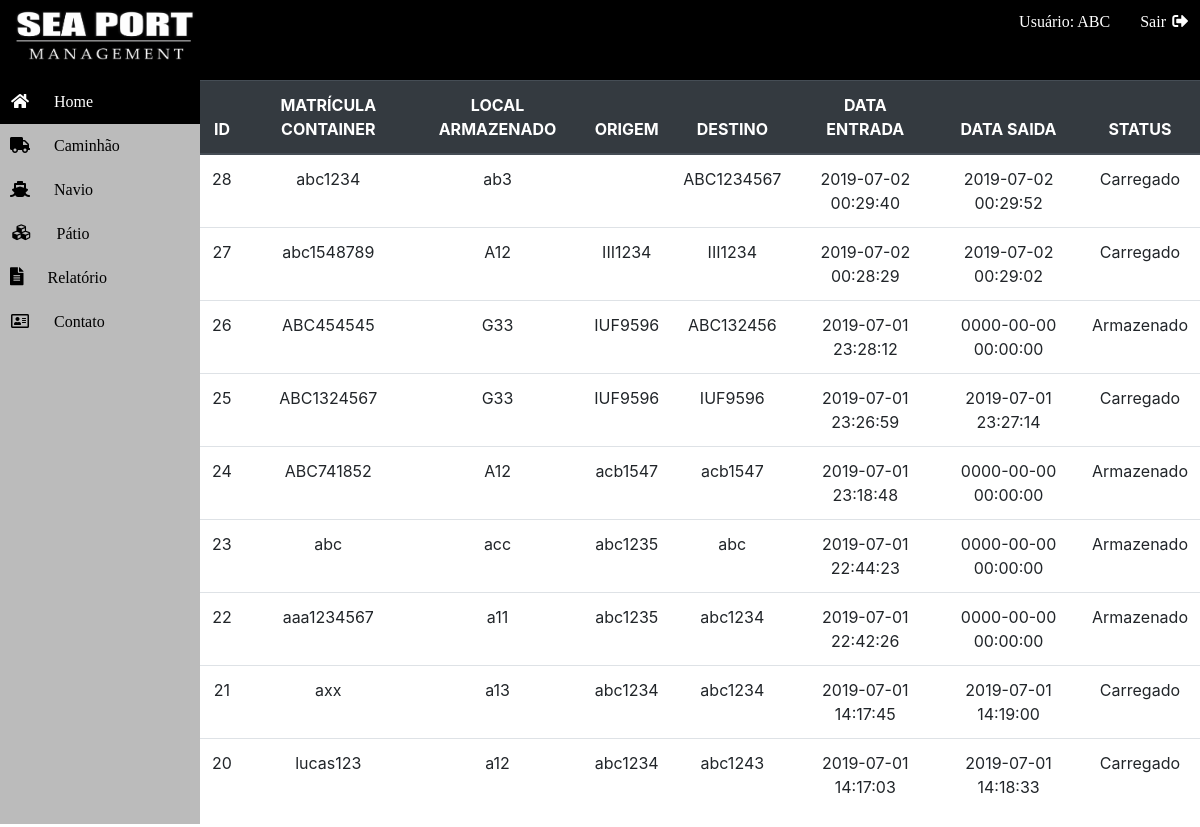
Page /Sistema/relatorio.php (signed in) on the committed database.
### tables this page shows
CREATE TABLE `container` (
  `id_container` int(11) NOT NULL,
  `matricula_container` varchar(10) NOT NULL,
  `localizacao` varchar(3) NOT NULL,
  `origem` varchar(30) NOT NULL,
  `destino` varchar(30) NOT NULL,
  `dth_entrada` datetime NOT NULL,
  `dth_saida` datetime DEFAULT NULL,
  `status_container` varchar(20) NOT NULL
);

### Sistema/relatorio.php (the view, shortened to what this page needs)
<?php
$pdo = new PDO(
	'mysql:host=localhost;dbname=bd_seaporto;charset=utf8',
	'root',
	''
);
$pdo->setAttribute(PDO::ATTR_ERRMODE, PDO::ERRMODE_EXCEPTION);
?>
<!DOCTYPE html>
<html lang="en">
<head>
	<link rel='stylesheet' href='https://use.fontawesome.com/releases/v5.7.0/css/all.css'>
	<link rel="stylesheet" href="css/geral.css">
	<link rel="stylesheet" type="text/css" href="css/bootstrap.css">
</head>
<body>
	<div class="topnav">
		<a href="operador.php"><img src="imagens/logo/logo3.png" width="180" height="50" alt="logo"> </a>
		<li class="right"><a href="logout.php">Sair <i class='fas fa-sign-out-alt fa-fw' style='font-size:16px'></i> </a></li>
		<div class="useremp">
			<a>Usuário: <?php echo $_SESSION['empresa']; ?> </a>
		</div>
	</div>
	<div class="menu">
		<ul class="mainmenu">
			<li><a class="active" href="operador.php"><i class='fas fa-home fa-fw' style='font-size:16px'></i> Home </a></li>
			<li><a href="#"><i class='fas fa-truck fa-fw' style='font-size:16px'></i> Caminhão</a>
			</li>
			<li><a href="#"><i class='fas fa-ship fa-fw' style='font-size:16px'></i> Navio</a>
			</li>
			<li><a href="patio.php"><i class='fas fa-cubes fa-fw' style='font-size:18px'></i> Pátio</a></li>
			<li><a href="relatorio.php"><i class="fas fa-file-alt" style='font-size:18px'></i> Relatório</a></li>
			<li><a href="contatooperador.php"><i class='far fa-address-card fa-fw' style='font-size:16px'></i> Contato</a></li>
		</ul>
	</div>
	<div class="relatoriogeral">
		<?php
		$lista = $pdo->query('SELECT * FROM container Order by dth_entrada desc');
		echo '<table class="table">';
		echo '<thead class="thead-dark"><tr><th>ID</th><th>MATRÍCULA CONTAINER</th><th>LOCAL ARMAZENADO</th><th>ORIGEM</th><th>DESTINO</th>
<th>DATA ENTRADA</th><th>DATA SAIDA</th><th>STATUS</td></tr></thead>';
		foreach ($lista as $linha) {
			echo '<tr><td>' . $linha['id_container'] . '</td><td>' . $linha['matricula_container'] . '</td><td>' . $linha['localizacao'] .
				'</td><td>' . $linha['origem'] . '</td><td>' . $linha['destino'] . '</td><td>' . $linha['dth_entrada'] . '</td>
    <td>' . $linha['dth_saida'] . '</td><td>' . $linha['status_container'] . '</td></tr>';
		}
		echo '</table>';
		?>
	</div>
</body>
</html>

### Sistema/css/geral.css (style rules this page uses)
:root { --blue: #007bff; --indigo: #6610f2; --purple: #6f42c1; --pink: #e83e8c; --red: #dc3545; --orange: #fd7e14; --yellow: #ffc107; --green: #28a745; --teal: #20c997; --cyan: #17a2b8; --white: #fff; --gray: #6c757d; --gray-dark: #343a40; --primary: #007bff; --secondary: #6c757d; --success: #28a745; --info: #17a2b8; --warning: #ffc107; --danger: #dc3545; --light: #f8f9fa; --dark: #343a40; --breakpoint-xs: 0; --breakpoint-sm: 576px; --breakpoint-md: 768px; --breakpoint-lg: 992px; --breakpoint-xl: 1200px; --font-family-sans-serif: -apple-system, BlinkMacSystemFont, "Segoe UI", Roboto, "Helvetica Neue", Arial, "Noto Sans", sans-serif, "Apple Color Emoji", "Segoe UI Emoji", "Segoe UI Symbol", "Noto Color Emoji"; --font-family-monospace: SFMono-Regular, Menlo, Monaco, Consolas, "Liberation Mono", "Courier New", monospace; }
*, *::before, *::after { box-sizing: border-box; }
html { font-family: sans-serif; line-height: 1.15; -webkit-text-size-adjust: 100%; -webkit-tap-highlight-color: rgba(0, 0, 0, 0); }
body { margin: 0; }
.topnav { list-style-type: none; height: 5em; margin: 0; padding: 0; overflow: hidden; background-color: #000000; }
.topnav li { float: left; }
.topnav li a { background-color: rgb(0, 0, 0); display: block; color: rgb(255, 255, 255); text-align: center; padding: 10px 10px; text-decoration: none; font-family: 'Calibri'; }
.topnav img { margin-top: 10px; margin-left: 15px; }
.topnav li.right { float: right; }
.useremp { float: right; color: #fff; padding: 10px 20px; text-decoration: none; font-family: 'Calibri'; text-align: center; }
.menu { background-color: #bbbbbb; position: absolute; margin: 0; padding: 0; width: 200px; height: 90%; font-family: calibri; }
.mainmenu, .submenu { list-style: none; padding: 0; margin: 0; text-align: left; }
.mainmenu a { display: block; background-color: #bbbbbb; text-decoration: none; padding: 10px; color: #000; }
.mainmenu i { margin: 0px 20px 0px 0px; }
li a.active, li a:hover.active { background-color: #000; color: white; }
.relatoriogeral { margin-left: 200px; text-align: center; }

### rows in the picture
container: id_container "28", matricula_container "abc1234", localizacao "ab3", destino "ABC1234567", dth_entrada "2019-07-02 00:29:40", dth_saida "2019-07-02 00:29:52", status_container "Carregado"
container: id_container "27", matricula_container "abc1548789", localizacao "A12", origem "III1234", destino "III1234", dth_entrada "2019-07-02 00:28:29", dth_saida "2019-07-02 00:29:02", status_container "Carregado"
container: id_container "26", matricula_container "ABC454545", localizacao "G33", origem "IUF9596", destino "ABC132456", dth_entrada "2019-07-01 23:28:12", dth_saida "0000-00-00 00:00:00", status_container "Armazenado"
container: id_container "25", matricula_container "ABC1324567", localizacao "G33", origem "IUF9596", destino "IUF9596", dth_entrada "2019-07-01 23:26:59", dth_saida "2019-07-01 23:27:14", status_container "Carregado"
container: id_container "24", matricula_container "ABC741852", localizacao "A12", origem "acb1547", destino "acb1547", dth_entrada "2019-07-01 23:18:48", dth_saida "0000-00-00 00:00:00", status_container "Armazenado"
container: id_container "23", matricula_container "abc", localizacao "acc", origem "abc1235", destino "abc", dth_entrada "2019-07-01 22:44:23", dth_saida "0000-00-00 00:00:00", status_container "Armazenado"
container: id_container "22", matricula_container "aaa1234567", localizacao "a11", origem "abc1235", destino "abc1234", dth_entrada "2019-07-01 22:42:26", dth_saida "0000-00-00 00:00:00", status_container "Armazenado"
container: id_container "21", matricula_container "axx", localizacao "a13", origem "abc1234", destino "abc1234", dth_entrada "2019-07-01 14:17:45", dth_saida "2019-07-01 14:19:00", status_container "Carregado"
container: id_container "20", matricula_container "lucas123", localizacao "a12", origem "abc1234", destino "abc1243", dth_entrada "2019-07-01 14:17:03", dth_saida "2019-07-01 14:18:33", status_container "Carregado"

### other values in the picture
$_SESSION['empresa'] "ABC"
